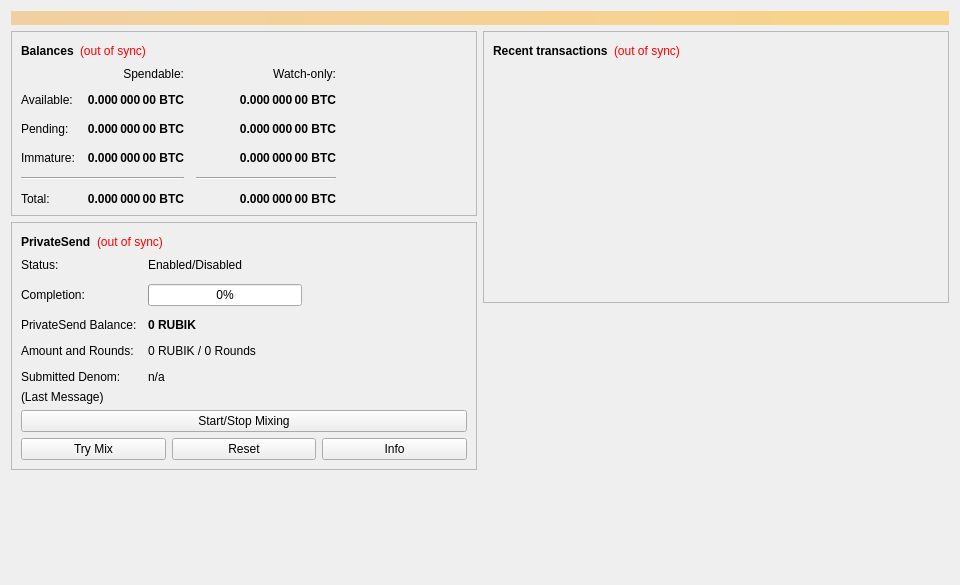
<?xml version="1.0" encoding="UTF-8"?>
<ui version="4.0">
 <class>OverviewPage</class>
 <widget class="QWidget" name="OverviewPage">
  <property name="geometry">
   <rect>
    <x>0</x>
    <y>0</y>
    <width>960</width>
    <height>585</height>
   </rect>
  </property>
  <property name="minimumSize">
   <size>
    <width>960</width>
    <height>0</height>
   </size>
  </property>
  <property name="windowTitle">
   <string>Form</string>
  </property>
  <layout class="QVBoxLayout" name="topLayout">
   <item>
    <widget class="QLabel" name="labelAlerts">
     <property name="visible">
      <bool>false</bool>
     </property>
     <property name="styleSheet">
      <string notr="true">QLabel { background-color: qlineargradient(x1: 0, y1: 0, x2: 1, y2: 0, stop:0 #F0D0A0, stop:1 #F8D488); color:#000000; }</string>
     </property>
     <property name="wordWrap">
      <bool>true</bool>
     </property>
     <property name="margin">
      <number>3</number>
     </property>
     <property name="textInteractionFlags">
      <set>Qt::TextSelectableByMouse</set>
     </property>
    </widget>
   </item>
   <item>
    <layout class="QHBoxLayout" name="horizontalLayout" stretch="1,1">
     <item>
      <layout class="QVBoxLayout" name="verticalLayout_2">
       <item>
        <widget class="QFrame" name="frame">
         <property name="frameShape">
          <enum>QFrame::StyledPanel</enum>
         </property>
         <property name="frameShadow">
          <enum>QFrame::Raised</enum>
         </property>
         <layout class="QVBoxLayout" name="verticalLayout_4">
          <item>
           <layout class="QHBoxLayout" name="horizontalLayout_4">
            <item>
             <widget class="QLabel" name="label_5">
              <property name="font">
               <font>
                <weight>75</weight>
                <bold>true</bold>
               </font>
              </property>
              <property name="text">
               <string>Balances</string>
              </property>
             </widget>
            </item>
            <item>
             <widget class="QLabel" name="labelWalletStatus">
              <property name="toolTip">
               <string>The displayed information may be out of date. Your wallet automatically synchronizes with the Rubik network after a connection is established, but this process has not completed yet.</string>
              </property>
              <property name="styleSheet">
               <string notr="true">QLabel { color: red; }</string>
              </property>
              <property name="text">
               <string notr="true">(out of sync)</string>
              </property>
              <property name="alignment">
               <set>Qt::AlignLeading|Qt::AlignLeft|Qt::AlignVCenter</set>
              </property>
             </widget>
            </item>
            <item>
             <spacer name="horizontalSpacer_3">
              <property name="orientation">
               <enum>Qt::Horizontal</enum>
              </property>
              <property name="sizeHint" stdset="0">
               <size>
                <width>40</width>
                <height>20</height>
               </size>
              </property>
             </spacer>
            </item>
           </layout>
          </item>
          <item>
           <layout class="QGridLayout" name="gridLayout">
            <property name="spacing">
             <number>12</number>
            </property>
            <item row="2" column="2">
             <widget class="QLabel" name="labelWatchPending">
              <property name="font">
               <font>
                <weight>75</weight>
                <bold>true</bold>
               </font>
              </property>
              <property name="cursor">
               <cursorShape>IBeamCursor</cursorShape>
              </property>
              <property name="toolTip">
               <string>Unconfirmed transactions to watch-only addresses</string>
              </property>
              <property name="text">
               <string notr="true">0.000 000 00 BTC</string>
              </property>
              <property name="alignment">
               <set>Qt::AlignRight|Qt::AlignTrailing|Qt::AlignVCenter</set>
              </property>
              <property name="textInteractionFlags">
               <set>Qt::LinksAccessibleByMouse|Qt::TextSelectableByKeyboard|Qt::TextSelectableByMouse</set>
              </property>
             </widget>
            </item>
            <item row="2" column="1">
             <widget class="QLabel" name="labelUnconfirmed">
              <property name="font">
               <font>
                <weight>75</weight>
                <bold>true</bold>
               </font>
              </property>
              <property name="cursor">
               <cursorShape>IBeamCursor</cursorShape>
              </property>
              <property name="toolTip">
               <string>Total of transactions that have yet to be confirmed, and do not yet count toward the spendable balance</string>
              </property>
              <property name="text">
               <string notr="true">0.000 000 00 BTC</string>
              </property>
              <property name="alignment">
               <set>Qt::AlignRight|Qt::AlignTrailing|Qt::AlignVCenter</set>
              </property>
              <property name="textInteractionFlags">
               <set>Qt::LinksAccessibleByMouse|Qt::TextSelectableByKeyboard|Qt::TextSelectableByMouse</set>
              </property>
             </widget>
            </item>
            <item row="3" column="2">
             <widget class="QLabel" name="labelWatchImmature">
              <property name="font">
               <font>
                <weight>75</weight>
                <bold>true</bold>
               </font>
              </property>
              <property name="cursor">
               <cursorShape>IBeamCursor</cursorShape>
              </property>
              <property name="toolTip">
               <string>Mined balance in watch-only addresses that has not yet matured</string>
              </property>
              <property name="text">
               <string notr="true">0.000 000 00 BTC</string>
              </property>
              <property name="alignment">
               <set>Qt::AlignRight|Qt::AlignTrailing|Qt::AlignVCenter</set>
              </property>
              <property name="textInteractionFlags">
               <set>Qt::LinksAccessibleByMouse|Qt::TextSelectableByKeyboard|Qt::TextSelectableByMouse</set>
              </property>
             </widget>
            </item>
            <item row="4" column="0" colspan="2">
             <widget class="Line" name="lineSpendableBalance">
              <property name="orientation">
               <enum>Qt::Horizontal</enum>
              </property>
             </widget>
            </item>
            <item row="4" column="2">
             <widget class="Line" name="lineWatchBalance">
              <property name="sizePolicy">
               <sizepolicy hsizetype="Preferred" vsizetype="Fixed">
                <horstretch>0</horstretch>
                <verstretch>0</verstretch>
               </sizepolicy>
              </property>
              <property name="minimumSize">
               <size>
                <width>140</width>
                <height>0</height>
               </size>
              </property>
              <property name="orientation">
               <enum>Qt::Horizontal</enum>
              </property>
             </widget>
            </item>
            <item row="5" column="0">
             <widget class="QLabel" name="labelTotalText">
              <property name="text">
               <string>Total:</string>
              </property>
             </widget>
            </item>
            <item row="3" column="1">
             <widget class="QLabel" name="labelImmature">
              <property name="font">
               <font>
                <weight>75</weight>
                <bold>true</bold>
               </font>
              </property>
              <property name="cursor">
               <cursorShape>IBeamCursor</cursorShape>
              </property>
              <property name="toolTip">
               <string>Mined balance that has not yet matured</string>
              </property>
              <property name="text">
               <string notr="true">0.000 000 00 BTC</string>
              </property>
              <property name="alignment">
               <set>Qt::AlignRight|Qt::AlignTrailing|Qt::AlignVCenter</set>
              </property>
              <property name="textInteractionFlags">
               <set>Qt::LinksAccessibleByMouse|Qt::TextSelectableByKeyboard|Qt::TextSelectableByMouse</set>
              </property>
             </widget>
            </item>
            <item row="2" column="3">
             <spacer name="horizontalSpacer_2">
              <property name="orientation">
               <enum>Qt::Horizontal</enum>
              </property>
              <property name="sizeHint" stdset="0">
               <size>
                <width>40</width>
                <height>20</height>
               </size>
              </property>
             </spacer>
            </item>
            <item row="3" column="0">
             <widget class="QLabel" name="labelImmatureText">
              <property name="text">
               <string>Immature:</string>
              </property>
             </widget>
            </item>
            <item row="5" column="1">
             <widget class="QLabel" name="labelTotal">
              <property name="font">
               <font>
                <weight>75</weight>
                <bold>true</bold>
               </font>
              </property>
              <property name="cursor">
               <cursorShape>IBeamCursor</cursorShape>
              </property>
              <property name="toolTip">
               <string>Your current total balance</string>
              </property>
              <property name="text">
               <string notr="true">0.000 000 00 BTC</string>
              </property>
              <property name="alignment">
               <set>Qt::AlignRight|Qt::AlignTrailing|Qt::AlignVCenter</set>
              </property>
              <property name="textInteractionFlags">
               <set>Qt::LinksAccessibleByMouse|Qt::TextSelectableByKeyboard|Qt::TextSelectableByMouse</set>
              </property>
             </widget>
            </item>
            <item row="5" column="2">
             <widget class="QLabel" name="labelWatchTotal">
              <property name="font">
               <font>
                <weight>75</weight>
                <bold>true</bold>
               </font>
              </property>
              <property name="cursor">
               <cursorShape>IBeamCursor</cursorShape>
              </property>
              <property name="toolTip">
               <string>Current total balance in watch-only addresses</string>
              </property>
              <property name="text">
               <string notr="true">0.000 000 00 BTC</string>
              </property>
              <property name="alignment">
               <set>Qt::AlignRight|Qt::AlignTrailing|Qt::AlignVCenter</set>
              </property>
              <property name="textInteractionFlags">
               <set>Qt::LinksAccessibleByMouse|Qt::TextSelectableByKeyboard|Qt::TextSelectableByMouse</set>
              </property>
             </widget>
            </item>
            <item row="0" column="2">
             <widget class="QLabel" name="labelWatchonly">
              <property name="text">
               <string>Watch-only:</string>
              </property>
              <property name="alignment">
               <set>Qt::AlignRight|Qt::AlignTrailing|Qt::AlignVCenter</set>
              </property>
             </widget>
            </item>
            <item row="1" column="0">
             <widget class="QLabel" name="labelBalanceText">
              <property name="text">
               <string>Available:</string>
              </property>
             </widget>
            </item>
            <item row="1" column="1">
             <widget class="QLabel" name="labelBalance">
              <property name="font">
               <font>
                <weight>75</weight>
                <bold>true</bold>
               </font>
              </property>
              <property name="cursor">
               <cursorShape>IBeamCursor</cursorShape>
              </property>
              <property name="toolTip">
               <string>Your current spendable balance</string>
              </property>
              <property name="text">
               <string notr="true">0.000 000 00 BTC</string>
              </property>
              <property name="alignment">
               <set>Qt::AlignRight|Qt::AlignTrailing|Qt::AlignVCenter</set>
              </property>
              <property name="textInteractionFlags">
               <set>Qt::LinksAccessibleByMouse|Qt::TextSelectableByKeyboard|Qt::TextSelectableByMouse</set>
              </property>
             </widget>
            </item>
            <item row="1" column="2">
             <widget class="QLabel" name="labelWatchAvailable">
              <property name="font">
               <font>
                <weight>75</weight>
                <bold>true</bold>
               </font>
              </property>
              <property name="cursor">
               <cursorShape>IBeamCursor</cursorShape>
              </property>
              <property name="toolTip">
               <string>Your current balance in watch-only addresses</string>
              </property>
              <property name="text">
               <string notr="true">0.000 000 00 BTC</string>
              </property>
              <property name="alignment">
               <set>Qt::AlignRight|Qt::AlignTrailing|Qt::AlignVCenter</set>
              </property>
              <property name="textInteractionFlags">
               <set>Qt::LinksAccessibleByMouse|Qt::TextSelectableByKeyboard|Qt::TextSelectableByMouse</set>
              </property>
             </widget>
            </item>
            <item row="2" column="0">
             <widget class="QLabel" name="labelPendingText">
              <property name="text">
               <string>Pending:</string>
              </property>
             </widget>
            </item>
            <item row="0" column="1">
             <widget class="QLabel" name="labelSpendable">
              <property name="text">
               <string>Spendable:</string>
              </property>
              <property name="alignment">
               <set>Qt::AlignRight|Qt::AlignTrailing|Qt::AlignVCenter</set>
              </property>
             </widget>
            </item>
           </layout>
          </item>
         </layout>
        </widget>
       </item>
       <item>
        <widget class="QFrame" name="framePrivateSend">
         <property name="layoutDirection">
          <enum>Qt::LeftToRight</enum>
         </property>
         <property name="frameShape">
          <enum>QFrame::StyledPanel</enum>
         </property>
         <property name="frameShadow">
          <enum>QFrame::Raised</enum>
         </property>
         <layout class="QVBoxLayout" name="VerticalLayout_PS1">
          <item>
           <layout class="QHBoxLayout" name="horizontalLayout_5">
            <item>
             <widget class="QLabel" name="labelPrivateSendHeader">
              <property name="font">
               <font>
                <weight>75</weight>
                <bold>true</bold>
               </font>
              </property>
              <property name="text">
               <string>PrivateSend</string>
              </property>
             </widget>
            </item>
            <item>
             <widget class="QLabel" name="labelPrivateSendSyncStatus">
              <property name="toolTip">
               <string>The displayed information may be out of date. Your wallet automatically synchronizes with the Rubik network after a connection is established, but this process has not completed yet.</string>
              </property>
              <property name="styleSheet">
               <string notr="true">QLabel { color: red; }</string>
              </property>
              <property name="text">
               <string notr="true">(out of sync)</string>
              </property>
              <property name="alignment">
               <set>Qt::AlignLeading|Qt::AlignLeft|Qt::AlignVCenter</set>
              </property>
             </widget>
            </item>
            <item>
             <spacer name="horizontalSpacer_4">
              <property name="orientation">
               <enum>Qt::Horizontal</enum>
              </property>
              <property name="sizeHint" stdset="0">
               <size>
                <width>40</width>
                <height>20</height>
               </size>
              </property>
             </spacer>
            </item>
           </layout>
          </item>
          <item>
           <layout class="QFormLayout" name="privateSendFormLayout">
            <property name="fieldGrowthPolicy">
             <enum>QFormLayout::AllNonFixedFieldsGrow</enum>
            </property>
            <property name="horizontalSpacing">
             <number>11</number>
            </property>
            <property name="verticalSpacing">
             <number>12</number>
            </property>
            <item row="0" column="0">
             <widget class="QLabel" name="labelPrivateSendEnabledText">
              <property name="text">
               <string>Status:</string>
              </property>
             </widget>
            </item>
            <item row="0" column="1">
             <widget class="QLabel" name="labelPrivateSendEnabled">
              <property name="text">
               <string>Enabled/Disabled</string>
              </property>
             </widget>
            </item>
            <item row="1" column="0">
             <widget class="QLabel" name="labelCompletitionText">
              <property name="text">
               <string>Completion:</string>
              </property>
             </widget>
            </item>
            <item row="1" column="1">
             <widget class="QProgressBar" name="privateSendProgress">
              <property name="maximumSize">
               <size>
                <width>154</width>
                <height>16777215</height>
               </size>
              </property>
              <property name="value">
               <number>0</number>
              </property>
             </widget>
            </item>
            <item row="2" column="0">
             <widget class="QLabel" name="labelAnonymizedText">
              <property name="text">
               <string>PrivateSend Balance:</string>
              </property>
             </widget>
            </item>
            <item row="2" column="1">
             <widget class="QLabel" name="labelAnonymized">
              <property name="font">
               <font>
                <weight>75</weight>
                <bold>true</bold>
               </font>
              </property>
              <property name="text">
               <string notr="true">0 RUBIK</string>
              </property>
             </widget>
            </item>
            <item row="3" column="0">
             <widget class="QLabel" name="labelAmountAndRoundsText">
              <property name="text">
               <string>Amount and Rounds:</string>
              </property>
             </widget>
            </item>
            <item row="3" column="1">
             <widget class="QLabel" name="labelAmountRounds">
              <property name="text">
               <string>0 RUBIK / 0 Rounds</string>
              </property>
             </widget>
            </item>
            <item row="4" column="0">
             <widget class="QLabel" name="labelSubmittedDenomText">
              <property name="text">
               <string>Submitted Denom:</string>
              </property>
             </widget>
            </item>
            <item row="4" column="1">
             <widget class="QLabel" name="labelSubmittedDenom">
              <property name="toolTip">
               <string>The denominations you submitted to the Masternode.&lt;br&gt;To mix, other users must submit the exact same denominations.</string>
              </property>
              <property name="text">
               <string>n/a</string>
              </property>
             </widget>
            </item>
           </layout>
          </item>
          <item>
           <layout class="QVBoxLayout" name="VerticalLayout_PS">
            <item>
             <widget class="QLabel" name="labelPrivateSendLastMessage">
              <property name="text">
               <string>(Last Message)</string>
              </property>
              <property name="alignment">
               <set>Qt::AlignLeading|Qt::AlignLeft|Qt::AlignTop</set>
              </property>
              <property name="wordWrap">
               <bool>true</bool>
              </property>
             </widget>
            </item>
            <item>
             <widget class="QPushButton" name="togglePrivateSend">
              <property name="sizePolicy">
               <sizepolicy hsizetype="MinimumExpanding" vsizetype="Fixed">
                <horstretch>0</horstretch>
                <verstretch>0</verstretch>
               </sizepolicy>
              </property>
              <property name="text">
               <string>Start/Stop Mixing</string>
              </property>
             </widget>
            </item>
            <item>
             <layout class="QHBoxLayout" name="horizontalLayout_debugbuttons">
              <item>
               <widget class="QPushButton" name="privateSendAuto">
                <property name="sizePolicy">
                 <sizepolicy hsizetype="MinimumExpanding" vsizetype="Fixed">
                  <horstretch>0</horstretch>
                  <verstretch>0</verstretch>
                 </sizepolicy>
                </property>
                <property name="toolTip">
                 <string>Try to manually submit a PrivateSend request.</string>
                </property>
                <property name="text">
                 <string>Try Mix</string>
                </property>
               </widget>
              </item>
              <item>
               <widget class="QPushButton" name="privateSendReset">
                <property name="sizePolicy">
                 <sizepolicy hsizetype="MinimumExpanding" vsizetype="Fixed">
                  <horstretch>0</horstretch>
                  <verstretch>0</verstretch>
                 </sizepolicy>
                </property>
                <property name="toolTip">
                 <string>Reset the current status of PrivateSend (can interrupt PrivateSend if it's in the process of Mixing, which can cost you money!)</string>
                </property>
                <property name="autoFillBackground">
                 <bool>false</bool>
                </property>
                <property name="text">
                 <string>Reset</string>
                </property>
               </widget>
              </item>
              <item>
               <widget class="QPushButton" name="privateSendInfo">
                <property name="sizePolicy">
                 <sizepolicy hsizetype="MinimumExpanding" vsizetype="Fixed">
                  <horstretch>0</horstretch>
                  <verstretch>0</verstretch>
                 </sizepolicy>
                </property>
                <property name="toolTip">
                 <string>Information about PrivateSend and Mixing</string>
                </property>
                <property name="text">
                 <string>Info</string>
                </property>
               </widget>
              </item>
             </layout>
            </item>
           </layout>
          </item>
         </layout>
        </widget>
       </item>
       <item>
        <spacer name="verticalSpacer">
         <property name="orientation">
          <enum>Qt::Vertical</enum>
         </property>
         <property name="sizeHint" stdset="0">
          <size>
           <width>20</width>
           <height>40</height>
          </size>
         </property>
        </spacer>
       </item>
      </layout>
     </item>
     <item>
      <layout class="QVBoxLayout" name="verticalLayout_3">
       <item>
        <widget class="QFrame" name="frame_2">
         <property name="frameShape">
          <enum>QFrame::StyledPanel</enum>
         </property>
         <property name="frameShadow">
          <enum>QFrame::Raised</enum>
         </property>
         <layout class="QVBoxLayout" name="verticalLayout">
          <item>
           <layout class="QHBoxLayout" name="horizontalLayout_2">
            <item>
             <widget class="QLabel" name="label_4">
              <property name="font">
               <font>
                <weight>75</weight>
                <bold>true</bold>
               </font>
              </property>
              <property name="text">
               <string>Recent transactions</string>
              </property>
             </widget>
            </item>
            <item>
             <widget class="QLabel" name="labelTransactionsStatus">
              <property name="toolTip">
               <string>The displayed information may be out of date. Your wallet automatically synchronizes with the Rubik network after a connection is established, but this process has not completed yet.</string>
              </property>
              <property name="styleSheet">
               <string notr="true">QLabel { color: red; }</string>
              </property>
              <property name="text">
               <string notr="true">(out of sync)</string>
              </property>
              <property name="alignment">
               <set>Qt::AlignLeading|Qt::AlignLeft|Qt::AlignVCenter</set>
              </property>
             </widget>
            </item>
            <item>
             <spacer name="horizontalSpacer">
              <property name="orientation">
               <enum>Qt::Horizontal</enum>
              </property>
              <property name="sizeHint" stdset="0">
               <size>
                <width>40</width>
                <height>20</height>
               </size>
              </property>
             </spacer>
            </item>
           </layout>
          </item>
          <item>
           <widget class="QListView" name="listTransactions">
            <property name="styleSheet">
             <string notr="true">QListView { background: transparent; }</string>
            </property>
            <property name="frameShape">
             <enum>QFrame::NoFrame</enum>
            </property>
            <property name="verticalScrollBarPolicy">
             <enum>Qt::ScrollBarAlwaysOff</enum>
            </property>
            <property name="horizontalScrollBarPolicy">
             <enum>Qt::ScrollBarAlwaysOff</enum>
            </property>
            <property name="selectionMode">
             <enum>QAbstractItemView::NoSelection</enum>
            </property>
           </widget>
          </item>
         </layout>
        </widget>
       </item>
       <item>
        <spacer name="verticalSpacer_2">
         <property name="orientation">
          <enum>Qt::Vertical</enum>
         </property>
         <property name="sizeHint" stdset="0">
          <size>
           <width>20</width>
           <height>40</height>
          </size>
         </property>
        </spacer>
       </item>
      </layout>
     </item>
    </layout>
   </item>
  </layout>
 </widget>
 <resources/>
 <connections/>
</ui>
